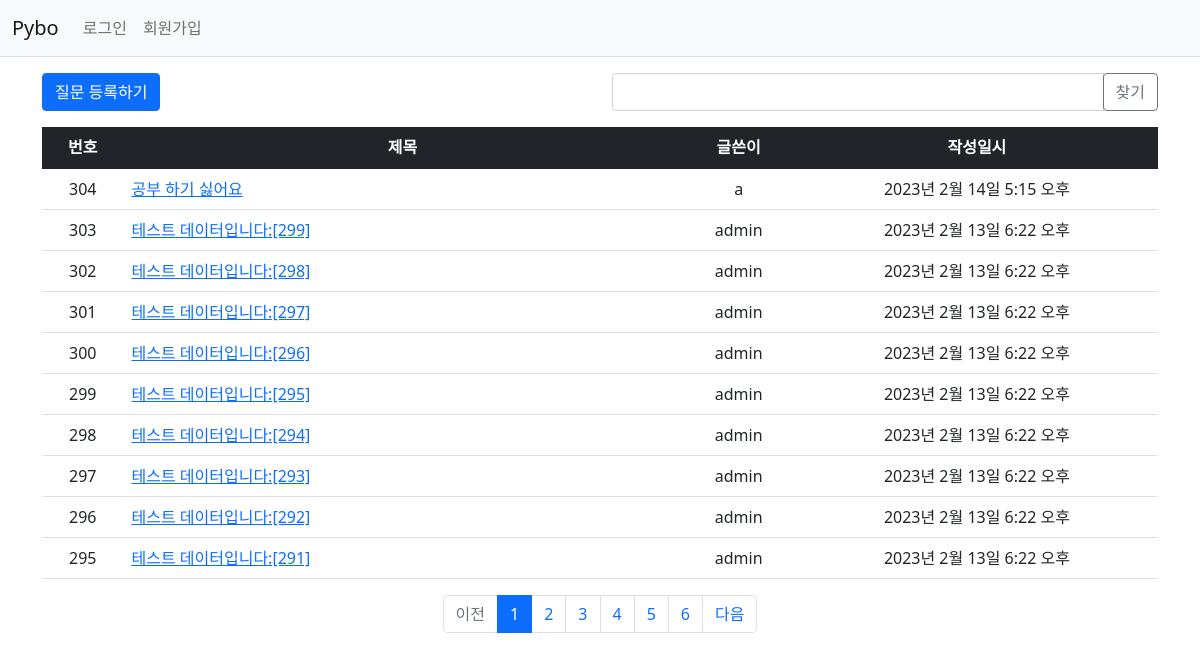
Page /pybo/ on the earlier database version.
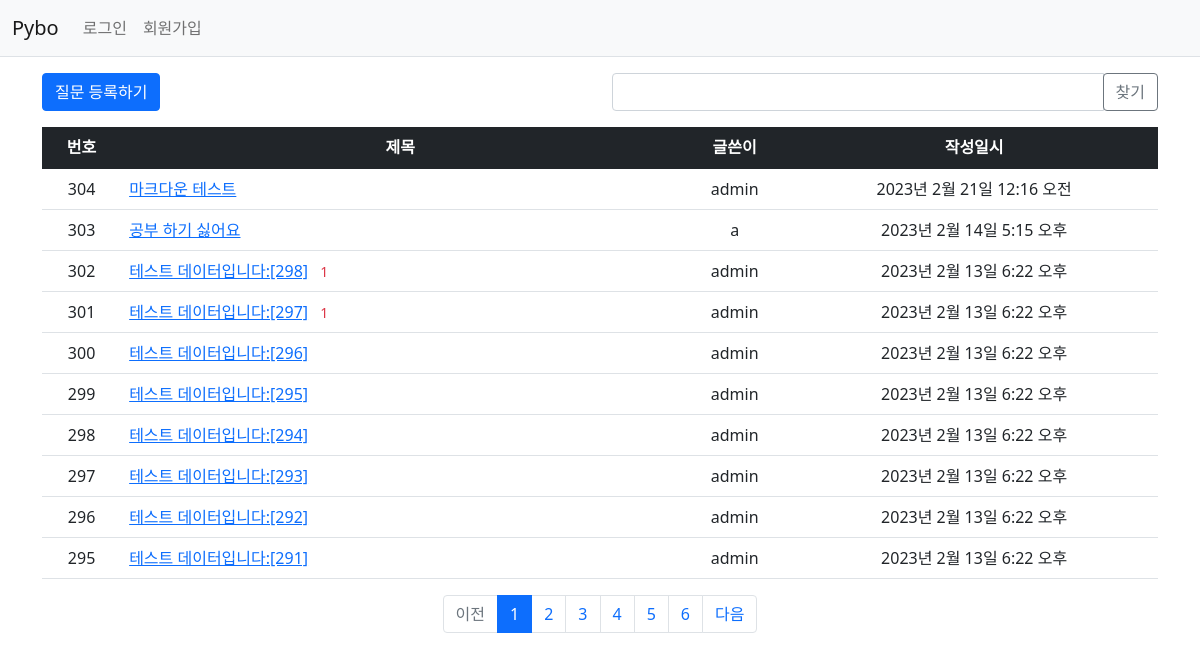
Same page on the later database version.
### pybo/models.py (models this page shows, shortened)
class Question(models.Model):
    author = models.ForeignKey(User, on_delete=models.CASCADE, related_name='author_question')
    subject = models.CharField(max_length=200)
    content = models.TextField()
    create_date = models.DateTimeField()
    modify_date = models.DateTimeField(null=True, blank=True)
    voter = models.ManyToManyField(User, related_name='voter_question')

### pybo/views.py (the view, shortened to what this page needs)
# urls.py: path('', views.index, name='index'),
def index(request):
    page = request.GET.get('page', '1')
    kw = request.GET.get('kw', '')
    question_list = Question.objects.order_by('-create_date')
    paginator = Paginator(question_list, 10)
    page_obj = paginator.get_page(page)
    context = {'question_list': page_obj, 'page': page, 'kw': kw}
    return render(request, 'pybo/question_list.html', context)

### pybo/templatetags/pybo_filter.py (called while the page is built)
@register.filter
def sub(value, arg):
    return value - arg

### templates/pybo/question_list.html (shortened to what this page needs)
{% extends 'base.html' %}
{% load pybo_filter %}
{% block content %}
<div class="container my-3">
    <div class="row my-3">
        <div class="col-6">
            <a href="{% url 'pybo:question_create' %}" class="btn btn-primary">질문 등록하기</a>
        </div>
        <div class="col-6">
            <div class="input-group">
                <input type="text" id="search_kw" class="form-control" value="{{ kw|default_if_none:'' }}">
                <div class="input-group-append">
                    <button class="btn btn-outline-secondary" type="button" id="btn_search">찾기</button>
                </div>
            </div>
        </div>
    </div>
    <table class="table">
        <thead>
        <tr class="text-center table-dark">
            <th>번호</th>
            <th style="width: 50%">제목</th>
            <th>글쓴이</th>
            <th>작성일시</th>
        </tr>
        </thead>
        <tbody>
        {% if question_list %}
        {% for question in question_list %}
        <tr class="text-center">
            <td>
                {{ question_list.paginator.count|sub:question_list.start_index|sub:forloop.counter0|add:1 }}
            </td>
            <td class="text-start">
                <a href="{% url 'pybo:detail' question.id %}">{{ question.subject }}</a>
                {% if question.answer_set.count > 0 %}
                <span class="text-danger small mx-2">{{ question.answer_set.count }}</span>
                {% endif %}
            </td>
            <td>{{ question.author.username }}</td>
            <td>{{ question.create_date }}</td>
        </tr>
        {% endfor %}
        {% else %}
        <tr>
            <td colspan="4">질문이 없습니다.</td>
        </tr>
        {% endif %}
        </tbody>
    </table>
    <ul class="pagination justify-content-center">
        {% if question_list.has_previous %}
        <li class="page-item">
            <a class="page-link" data-page="{{ question_list.previous_page_number }}"
           href="javascript:void(0)">이전</a>
        </li>
        {% else %}
        <li class="page-item disabled">
            <a class="page-link" tabindex="-1" aria-disabled="true" href="#">이전</a>
        </li>
        {% endif %}
        {% for page_number in question_list.paginator.page_range %}
        {% if page_number >= question_list.number|add:-5 and page_number <= question_list.number|add:5 %}
        {% if page_number == question_list.number %}
        <li class="page-item active" aria-current="page">
            <a class="page-link" data-page="{{ page_number }}"
           href="javascript:void(0)">{{ page_number }}</a>
        </li>
        {% else %}
        <li class="page-item">
            <a class="page-link" data-page="{{ page_number }}"
           href="javascript:void(0)">{{ page_number }}</a>
        </li>
        {% endif %}
        {% endif %}
        {% endfor %}
        {% if question_list.has_next %}
        <li class="page-item">
            <a class="page-link" data-page="{{ question_list.next_page_number }}"
           href="javascript:void(0)">다음</a>
        </li>
        {% else %}
        <li class="page-item disabled">
            <a class="page-link" tabindex="-1" aria-disabled="true" href="#">다음</a>
        </li>
        {% endif %}
    </ul>
</div>
{% endblock %}

### templates/base.html (shortened to what this page needs)
{% load static %}
<!doctype html>
<html lang="ko">
<head>
    <link rel="stylesheet" type="text/css" href="{% static 'bootstrap.min.css' %}">
    <link rel="stylesheet" type="text/css" href="{% static 'style.css' %}">
</head>
<body>
{% include "navbar.html" %}
{% block content %}
{% endblock %}
</body>
</html>

### templates/navbar.html (shortened to what this page needs)
<nav class="navbar navbar-expand-lg navbar-light bg-light border-bottom">
    <div class="container-fluid">
        <a class="navbar-brand" href="{% url 'pybo:index' %}">Pybo</a>
        <div class="collapse navbar-collapse" id="navbarSupportedContent">
            <ul class="navbar-nav me-auto mb-2 mb-lg-0">
                <li class="nav-item">
                     {% if user.is_authenticated %}
                     <a class="nav-link" href="{% url 'common:logout' %}">{{ user.username }} (로그아웃)</a>
                     {% else %}
                    <a class="nav-link" href="{% url 'common:login' %}">로그인</a>
                    {%  endif %}
                </li>
                <li>
                    {% if not user.is_authenticated %}
                    <a class="nav-link" href="{% url 'common:signup' %}">회원가입</a>
                    {% endif %}
                </li>
            </ul>
        </div>
    </div>
</nav>

Differences in the rows shown:
removed Question: paginator.count|sub "303", subject "테스트 데이터입니다:[299]", author.username "admin", create_date "2023년 2월 13일 6:22 오후"
added Question: paginator.count|sub "304", subject "마크다운 테스트", author.username "admin", create_date "2023년 2월 21일 12:16 오전"
computed for Question "공부 하기 싫어요": paginator.count|sub "304" → "303"
changed Question "테스트 데이터입니다:[298]": answer_set.count (not shown) → "1"
shown differently, row unchanged: Question "테스트 데이터입니다:[297]": answer_set.count (not shown) → "1"
